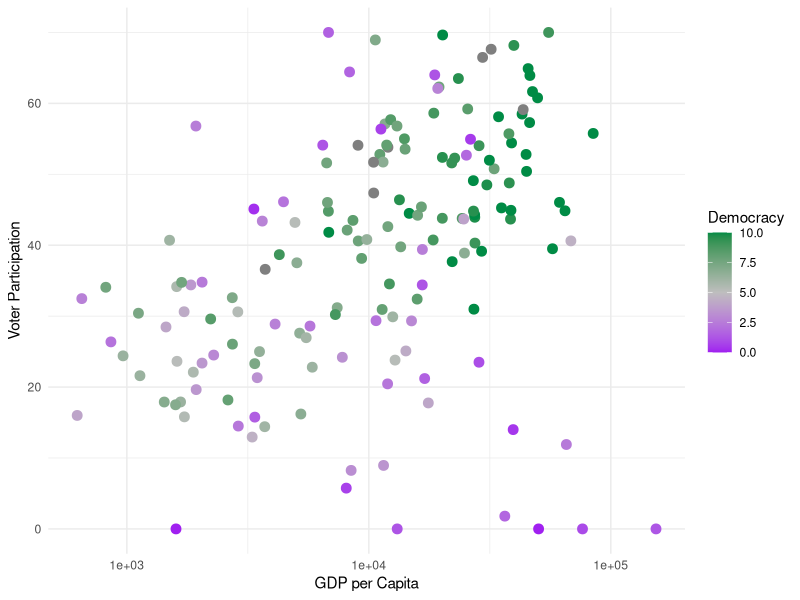
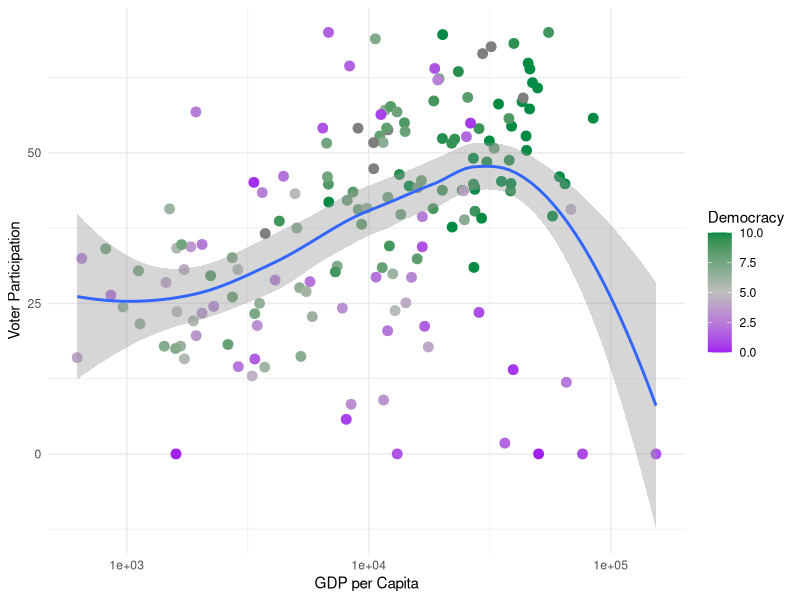
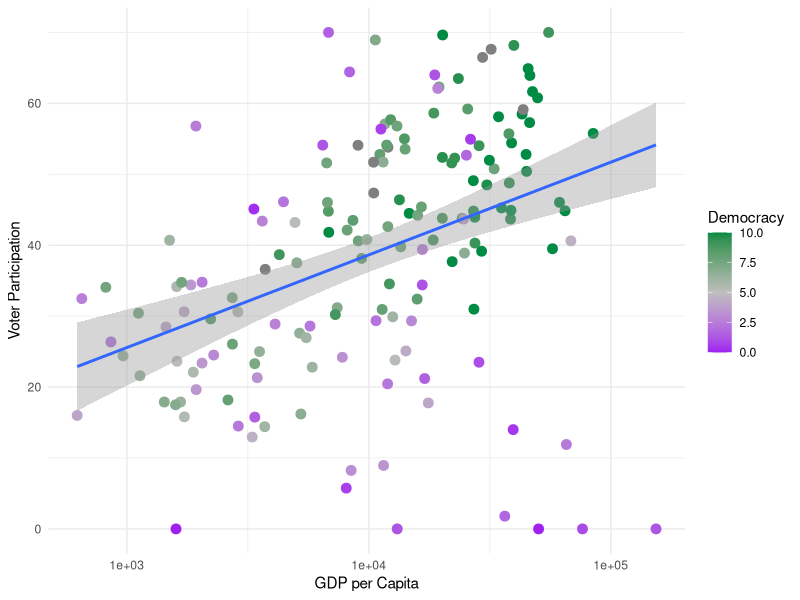
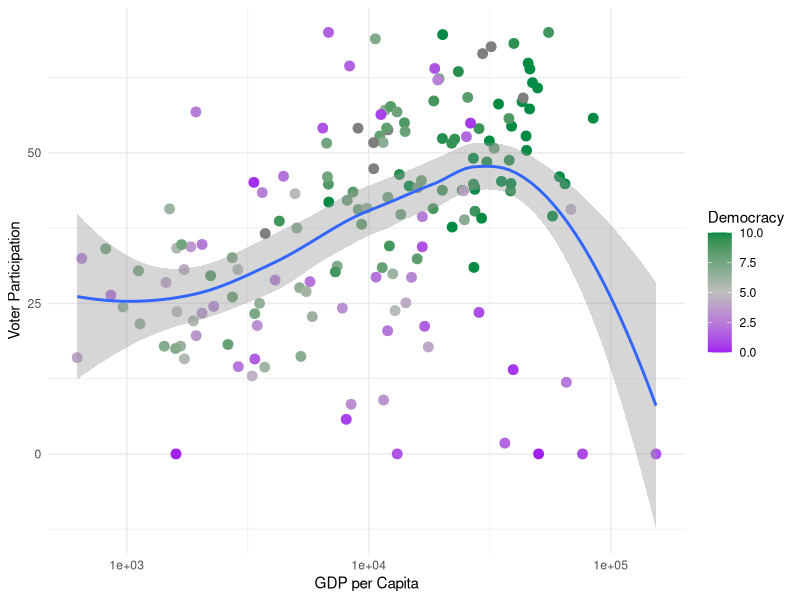
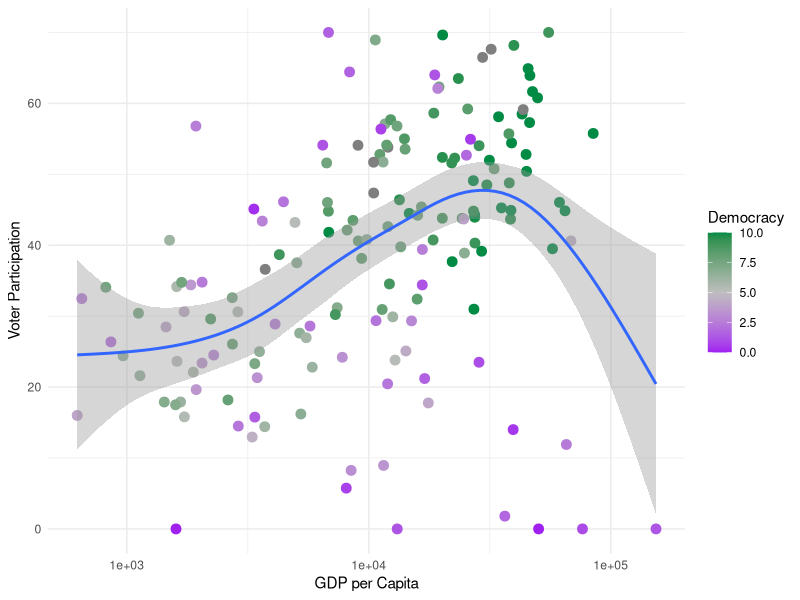
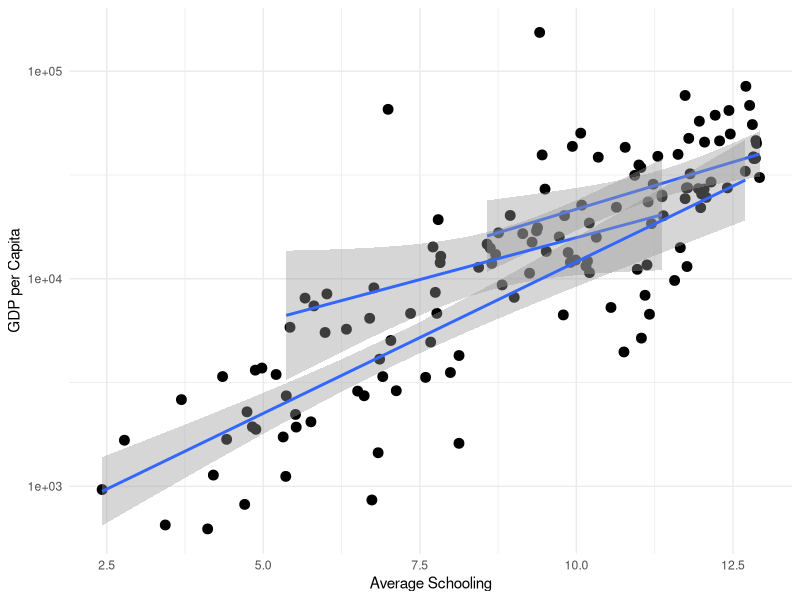
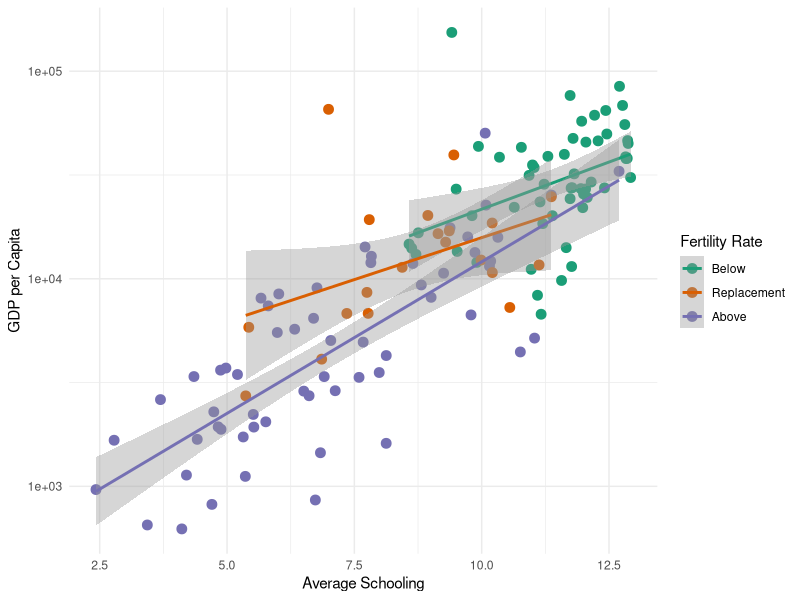
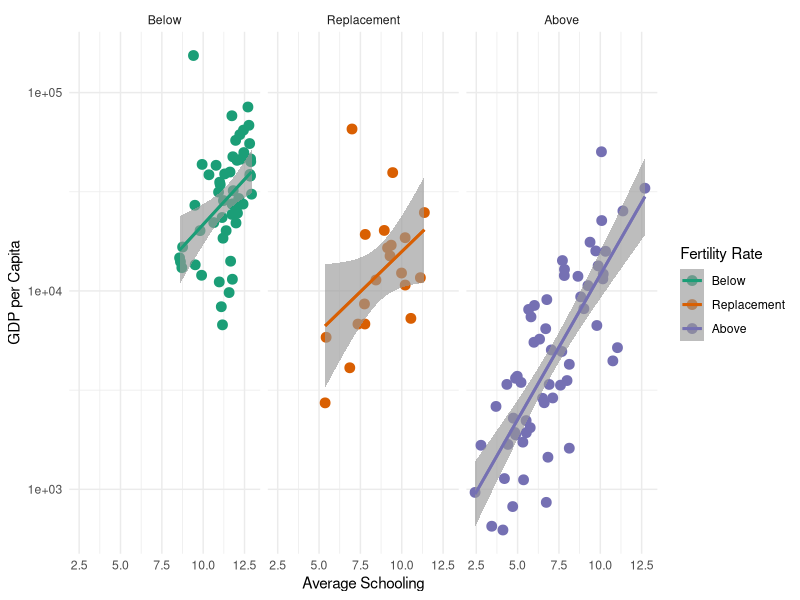

Write R code to recreate these figures, in order.
## ---- chunk 1
library(tidyverse)
setwd("images")
df <- read_csv("country_data.csv")
## ---- chunk 2
#| fig-align: center
p <- ggplot(df, aes(y=van_part, x=mad_gdppc,color=fh_polity2)) + 
    geom_point(size=3) + labs(x="GDP per Capita", y="Voter Participation") + 
    scale_color_gradient2("Democracy", low="purple", 
    high="springgreen4", mid="gray", midpoint=5) + 
    theme_minimal() + scale_x_log10()
p
## ---- chunk 3
p + geom_smooth()
## ---- chunk 4
# Linear regression is "lm"
p + geom_smooth(method="lm") 
## ---- chunk 5
# A local regression line is "loess"
p + geom_smooth(method="loess") 
## ---- chunk 6
# A spline is "gam"
p + geom_smooth(method="gam") 
## ---- chunk 7
#| echo: false
df_new <- df %>% mutate(
    fert_groups = cut(wdi_fertility, breaks=c(0, 1.9, 2.3, Inf), 
            labels=c("Below", "Replacement", "Above"))
            ) %>%
    group_by(fert_groups) %>% drop_na(fert_groups)
p <- ggplot(df_new, aes(x=bl_asymf, y=mad_gdppc)) + 
    geom_point(size=3)  + 
    labs(y="GDP per Capita", x="Average Schooling") + 
    theme_minimal() + scale_y_log10() 
p + geom_smooth(aes(group=fert_groups), method="lm") 
## ---- chunk 8
#| output-location: slide
df_new <- df %>% mutate(
    fert_groups = cut(wdi_fertility, breaks=c(0, 1.9, 2.3, Inf), 
            labels=c("Below", "Replacement", "Above"))
            ) %>%
    group_by(fert_groups) %>% drop_na(fert_groups)
p <- ggplot(df_new, aes(x=bl_asymf, y=mad_gdppc, color=fert_groups)) + 
    geom_point(size=3)  + 
    labs(y="GDP per Capita", x="Average Schooling") + 
    theme_minimal() + scale_y_log10() + 
    scale_color_brewer("Fertility Rate", type="qual", palette = 2) + 
    geom_smooth(method="lm") 
p 
## ---- chunk 9
# using plot from previous one still. 
p + geom_smooth(method="lm") +
    facet_wrap(~fert_groups)
## ---- chunk 10
#| echo: true
#| fig-align: center
#| output-location: slide
df %>% 
    mutate(type = cut(fh_polity2,  breaks=c(0, 3, 7, 10), 
                        labels=c("Autocracy", "Anocracy", "Democracy"))) %>% 
    drop_na(type) %>%  
    ggplot(aes(y=wdi_afp, x=mad_gdppc)) + 
    geom_smooth(method="lm", color='black') + 
    geom_point(color='orangered3') + 
    facet_wrap(~type) + 
    scale_x_log10(labels=scales::label_dollar()) +
    theme_minimal() + theme(strip.text=element_text(size=20)) + 
    labs(y="Percent of Labor\nForce in Military", 
    x="GDP per Capita\n(Log scale)") 
